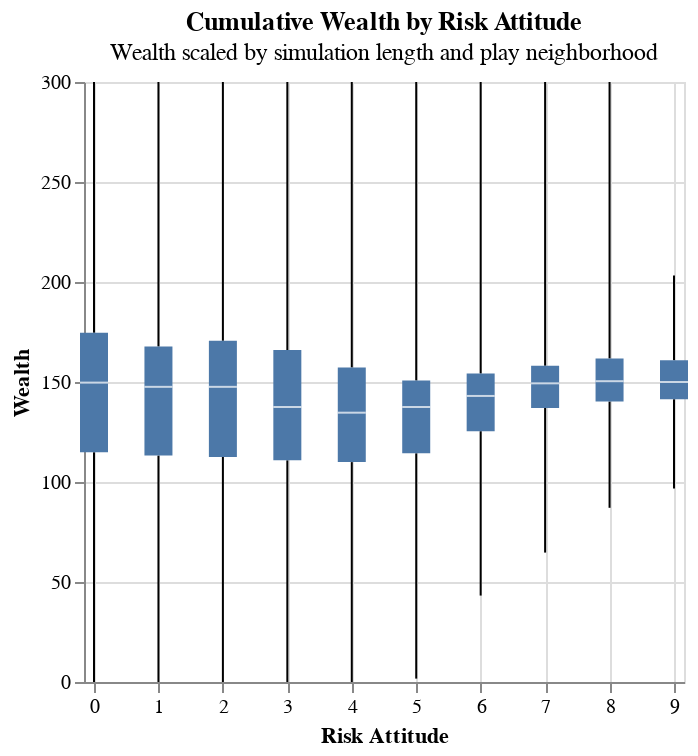

The cell this chart's notebook holds for it:
### Markdown cell above
Now plot scaled wealth distribution by risk attitude.

### Code cell
wealthchart_title = alt.TitleParams(
    "Cumulative Wealth by Risk Attitude",
    subtitle=["Wealth scaled by simulation length and play neighborhood"]
)

alt.Chart(agents_last_round_df, title=wealthchart_title).mark_boxplot(extent="min-max").encode(
    x=alt.X("risk_attitude", title="Risk Attitude").scale(domain=[0, 9]),
    y=alt.X("scaled_points", title="Wealth "),
)

### Figure 1 — Vega specification as saved in the notebook (floating-point values rounded to 4 significant figures)
{"$schema": "https://vega.github.io/schema/vega/v5.json", "data": [{"name": "source_0"}, {"name": "data_0", "values": [{"lower_box_scaled_points": 112.5, "lower_whisker_scaled_points": 0.0, "mid_box_scaled_points": 147.6, "risk_attitude": 2, "upper_box_scaled_points": 170.6, "upper_whisker_scaled_points": 300.0}, {"lower_box_scaled_points": 137.0, "lower_whisker_scaled_points": 64.71, "mid_box_scaled_points": 149.3, "risk_attitude": 7, "upper_box_scaled_points": 158.1, "upper_whisker_scaled_points": 300.0}, {"lower_box_scaled_points": 141.4, "lower_whisker_scaled_points": 96.77, "mid_box_scaled_points": 150.0, "risk_attitude": 9, "upper_box_scaled_points": 160.9, "upper_whisker_scaled_points": 203.2}, {"lower_box_scaled_points": 140.3, "lower_whisker_scaled_points": 87.1, "mid_box_scaled_points": 150.4, "risk_attitude": 8, "upper_box_scaled_points": 161.7, "upper_whisker_scaled_points": 300.0}, {"lower_box_scaled_points": 114.3, "lower_whisker_scaled_points": 1.695, "mid_box_scaled_points": 137.5, "risk_attitude": 5, "upper_box_scaled_points": 150.8, "upper_whisker_scaled_points": 300.0}, {"lower_box_scaled_points": 110.8, "lower_whisker_scaled_points": 0.0, "mid_box_scaled_points": 137.5, "risk_attitude": 3, "upper_box_scaled_points": 166.0, "upper_whisker_scaled_points": 300.0}, {"lower_box_scaled_points": 125.4, "lower_whisker_scaled_points": 43.22, "mid_box_scaled_points": 143.0, "risk_attitude": 6, "upper_box_scaled_points": 154.3, "upper_whisker_scaled_points": 300.0}, {"lower_box_scaled_points": 109.9, "lower_whisker_scaled_points": 0.0, "mid_box_scaled_points": 134.7, "risk_attitude": 4, "upper_box_scaled_points": 157.3, "upper_whisker_scaled_points": 300.0}, {"lower_box_scaled_points": 113.2, "lower_whisker_scaled_points": 0.0, "mid_box_scaled_points": 147.6, "risk_attitude": 1, "upper_box_scaled_points": 167.8, "upper_whisker_scaled_points": 300.0}, {"lower_box_scaled_points": 114.9, "lower_whisker_scaled_points": 0.0, "mid_box_scaled_points": 149.7, "risk_attitude": 0, "upper_box_scaled_points": 174.6, "upper_whisker_scaled_points": 300.0}]}, {"name": "data_1", "values": [{"lower_box_scaled_points": 112.5, "lower_whisker_scaled_points": 0.0, "mid_box_scaled_points": 147.6, "risk_attitude": 2, "upper_box_scaled_points": 170.6, "upper_whisker_scaled_points": 300.0}, {"lower_box_scaled_points": 137.0, "lower_whisker_scaled_points": 64.71, "mid_box_scaled_points": 149.3, "risk_attitude": 7, "upper_box_scaled_points": 158.1, "upper_whisker_scaled_points": 300.0}, {"lower_box_scaled_points": 141.4, "lower_whisker_scaled_points": 96.77, "mid_box_scaled_points": 150.0, "risk_attitude": 9, "upper_box_scaled_points": 160.9, "upper_whisker_scaled_points": 203.2}, {"lower_box_scaled_points": 140.3, "lower_whisker_scaled_points": 87.1, "mid_box_scaled_points": 150.4, "risk_attitude": 8, "upper_box_scaled_points": 161.7, "upper_whisker_scaled_points": 300.0}, {"lower_box_scaled_points": 114.3, "lower_whisker_scaled_points": 1.695, "mid_box_scaled_points": 137.5, "risk_attitude": 5, "upper_box_scaled_points": 150.8, "upper_whisker_scaled_points": 300.0}, {"lower_box_scaled_points": 110.8, "lower_whisker_scaled_points": 0.0, "mid_box_scaled_points": 137.5, "risk_attitude": 3, "upper_box_scaled_points": 166.0, "upper_whisker_scaled_points": 300.0}, {"lower_box_scaled_points": 125.4, "lower_whisker_scaled_points": 43.22, "mid_box_scaled_points": 143.0, "risk_attitude": 6, "upper_box_scaled_points": 154.3, "upper_whisker_scaled_points": 300.0}, {"lower_box_scaled_points": 109.9, "lower_whisker_scaled_points": 0.0, "mid_box_scaled_points": 134.7, "risk_attitude": 4, "upper_box_scaled_points": 157.3, "upper_whisker_scaled_points": 300.0}, {"lower_box_scaled_points": 113.2, "lower_whisker_scaled_points": 0.0, "mid_box_scaled_points": 147.6, "risk_attitude": 1, "upper_box_scaled_points": 167.8, "upper_whisker_scaled_points": 300.0}, {"lower_box_scaled_points": 114.9, "lower_whisker_scaled_points": 0.0, "mid_box_scaled_points": 149.7, "risk_attitude": 0, "upper_box_scaled_points": 174.6, "upper_whisker_scaled_points": 300.0}]}, {"name": "data_2", "values": [{"lower_box_scaled_points": 112.5, "lower_whisker_scaled_points": 0.0, "mid_box_scaled_points": 147.6, "risk_attitude": 2, "upper_box_scaled_points": 170.6, "upper_whisker_scaled_points": 300.0}, {"lower_box_scaled_points": 137.0, "lower_whisker_scaled_points": 64.71, "mid_box_scaled_points": 149.3, "risk_attitude": 7, "upper_box_scaled_points": 158.1, "upper_whisker_scaled_points": 300.0}, {"lower_box_scaled_points": 141.4, "lower_whisker_scaled_points": 96.77, "mid_box_scaled_points": 150.0, "risk_attitude": 9, "upper_box_scaled_points": 160.9, "upper_whisker_scaled_points": 203.2}, {"lower_box_scaled_points": 140.3, "lower_whisker_scaled_points": 87.1, "mid_box_scaled_points": 150.4, "risk_attitude": 8, "upper_box_scaled_points": 161.7, "upper_whisker_scaled_points": 300.0}, {"lower_box_scaled_points": 114.3, "lower_whisker_scaled_points": 1.695, "mid_box_scaled_points": 137.5, "risk_attitude": 5, "upper_box_scaled_points": 150.8, "upper_whisker_scaled_points": 300.0}, {"lower_box_scaled_points": 110.8, "lower_whisker_scaled_points": 0.0, "mid_box_scaled_points": 137.5, "risk_attitude": 3, "upper_box_scaled_points": 166.0, "upper_whisker_scaled_points": 300.0}, {"lower_box_scaled_points": 125.4, "lower_whisker_scaled_points": 43.22, "mid_box_scaled_points": 143.0, "risk_attitude": 6, "upper_box_scaled_points": 154.3, "upper_whisker_scaled_points": 300.0}, {"lower_box_scaled_points": 109.9, "lower_whisker_scaled_points": 0.0, "mid_box_scaled_points": 134.7, "risk_attitude": 4, "upper_box_scaled_points": 157.3, "upper_whisker_scaled_points": 300.0}, {"lower_box_scaled_points": 113.2, "lower_whisker_scaled_points": 0.0, "mid_box_scaled_points": 147.6, "risk_attitude": 1, "upper_box_scaled_points": 167.8, "upper_whisker_scaled_points": 300.0}, {"lower_box_scaled_points": 114.9, "lower_whisker_scaled_points": 0.0, "mid_box_scaled_points": 149.7, "risk_attitude": 0, "upper_box_scaled_points": 174.6, "upper_whisker_scaled_points": 300.0}]}, {"name": "data_3", "values": [{"lower_box_scaled_points": 112.5, "lower_whisker_scaled_points": 0.0, "mid_box_scaled_points": 147.6, "risk_attitude": 2, "upper_box_scaled_points": 170.6, "upper_whisker_scaled_points": 300.0}, {"lower_box_scaled_points": 137.0, "lower_whisker_scaled_points": 64.71, "mid_box_scaled_points": 149.3, "risk_attitude": 7, "upper_box_scaled_points": 158.1, "upper_whisker_scaled_points": 300.0}, {"lower_box_scaled_points": 141.4, "lower_whisker_scaled_points": 96.77, "mid_box_scaled_points": 150.0, "risk_attitude": 9, "upper_box_scaled_points": 160.9, "upper_whisker_scaled_points": 203.2}, {"lower_box_scaled_points": 140.3, "lower_whisker_scaled_points": 87.1, "mid_box_scaled_points": 150.4, "risk_attitude": 8, "upper_box_scaled_points": 161.7, "upper_whisker_scaled_points": 300.0}, {"lower_box_scaled_points": 114.3, "lower_whisker_scaled_points": 1.695, "mid_box_scaled_points": 137.5, "risk_attitude": 5, "upper_box_scaled_points": 150.8, "upper_whisker_scaled_points": 300.0}, {"lower_box_scaled_points": 110.8, "lower_whisker_scaled_points": 0.0, "mid_box_scaled_points": 137.5, "risk_attitude": 3, "upper_box_scaled_points": 166.0, "upper_whisker_scaled_points": 300.0}, {"lower_box_scaled_points": 125.4, "lower_whisker_scaled_points": 43.22, "mid_box_scaled_points": 143.0, "risk_attitude": 6, "upper_box_scaled_points": 154.3, "upper_whisker_scaled_points": 300.0}, {"lower_box_scaled_points": 109.9, "lower_whisker_scaled_points": 0.0, "mid_box_scaled_points": 134.7, "risk_attitude": 4, "upper_box_scaled_points": 157.3, "upper_whisker_scaled_points": 300.0}, {"lower_box_scaled_points": 113.2, "lower_whisker_scaled_points": 0.0, "mid_box_scaled_points": 147.6, "risk_attitude": 1, "upper_box_scaled_points": 167.8, "upper_whisker_scaled_points": 300.0}, {"lower_box_scaled_points": 114.9, "lower_whisker_scaled_points": 0.0, "mid_box_scaled_points": 149.7, "risk_attitude": 0, "upper_box_scaled_points": 174.6, "upper_whisker_scaled_points": 300.0}]}], "marks": [{"type": "rule", "name": "layer_0_marks", "from": {"data": "data_0"}, "encode": {"update": {"tooltip": {"signal": "{\"Max of Wealth \": format(datum[\"upper_whisker_scaled_points\"], \"\"), \"Q3 of Wealth \": format(datum[\"upper_box_scaled_points\"], \"\"), \"Median of Wealth \": format(datum[\"mid_box_scaled_points\"], \"\"), \"Q1 of Wealth \": format(datum[\"lower_box_scaled_points\"], \"\"), \"Min of Wealth \": format(datum[\"lower_whisker_scaled_points\"], \"\"), \"Risk Attitude\": format(datum[\"risk_attitude\"], \"\")}"}, "y2": {"field": "lower_box_scaled_points", "scale": "y"}, "stroke": {"value": "black"}, "y": {"field": "lower_whisker_scaled_points", "scale": "y"}, "x": {"field": "risk_attitude", "scale": "x"}}}, "aria": false, "style": ["rule", "boxplot-rule"]}, {"type": "rule", "name": "layer_1_marks", "from": {"data": "data_1"}, "encode": {"update": {"y2": {"field": "upper_whisker_scaled_points", "scale": "y"}, "y": {"field": "upper_box_scaled_points", "scale": "y"}, "stroke": {"value": "black"}, "tooltip": {"signal": "{\"Max of Wealth \": format(datum[\"upper_whisker_scaled_points\"], \"\"), \"Q3 of Wealth \": format(datum[\"upper_box_scaled_points\"], \"\"), \"Median of Wealth \": format(datum[\"mid_box_scaled_points\"], \"\"), \"Q1 of Wealth \": format(datum[\"lower_box_scaled_points\"], \"\"), \"Min of Wealth \": format(datum[\"lower_whisker_scaled_points\"], \"\"), \"Risk Attitude\": format(datum[\"risk_attitude\"], \"\")}"}, "x": {"field": "risk_attitude", "scale": "x"}}}, "aria": false, "style": ["rule", "boxplot-rule"]}, {"type": "rect", "name": "layer_2_marks", "from": {"data": "data_2"}, "encode": {"update": {"width": {"value": 14}, "y": {"field": "lower_box_scaled_points", "scale": "y"}, "tooltip": {"signal": "{\"Max of Wealth \": format(datum[\"upper_whisker_scaled_points\"], \"\"), \"Q3 of Wealth \": format(datum[\"upper_box_scaled_points\"], \"\"), \"Median of Wealth \": format(datum[\"mid_box_scaled_points\"], \"\"), \"Q1 of Wealth \": format(datum[\"lower_box_scaled_points\"], \"\"), \"Min of Wealth \": format(datum[\"lower_whisker_scaled_points\"], \"\"), \"Risk Attitude\": format(datum[\"risk_attitude\"], \"\")}"}, "fill": {"value": "#4c78a8"}, "y2": {"field": "upper_box_scaled_points", "scale": "y"}, "xc": {"field": "risk_attitude", "scale": "x"}}}, "style": ["bar", "boxplot-box"]}, {"type": "rect", "name": "layer_3_marks", "from": {"data": "data_3"}, "encode": {"update": {"width": {"value": 14}, "height": {"value": 1}, "xc": {"field": "risk_attitude", "scale": "x"}, "fill": [{"value": "#4c78a8", "test": "datum['lower_box_scaled_points'] >= datum['upper_box_scaled_points']"}, {"value": "white"}], "tooltip": {"signal": "{\"Max of Wealth \": format(datum[\"upper_whisker_scaled_points\"], \"\"), \"Q3 of Wealth \": format(datum[\"upper_box_scaled_points\"], \"\"), \"Median of Wealth \": format(datum[\"mid_box_scaled_points\"], \"\"), \"Q1 of Wealth \": format(datum[\"lower_box_scaled_points\"], \"\"), \"Min of Wealth \": format(datum[\"lower_whisker_scaled_points\"], \"\"), \"Risk Attitude\": format(datum[\"risk_attitude\"], \"\")}"}, "yc": {"field": "mid_box_scaled_points", "scale": "y"}, "opacity": {"value": 0.7}}}, "style": ["tick", "boxplot-median"], "aria": false}], "scales": [{"name": "x", "type": "linear", "domain": [0, 9], "range": [0, {"signal": "width"}], "zero": true, "padding": 5}, {"name": "y", "type": "linear", "domain": {"fields": [{"data": "data_0", "field": "lower_whisker_scaled_points"}, {"data": "data_0", "field": "lower_box_scaled_points"}, {"data": "data_1", "field": "upper_box_scaled_points"}, {"data": "data_1", "field": "upper_whisker_scaled_points"}, {"data": "data_2", "field": "lower_box_scaled_points"}, {"data": "data_2", "field": "upper_box_scaled_points"}, {"data": "data_3", "field": "mid_box_scaled_points"}]}, "range": [{"signal": "height"}, 0], "nice": true, "zero": true}], "axes": [{"scale": "x", "domain": false, "orient": "bottom", "maxExtent": 0, "ticks": false, "aria": false, "gridScale": "y", "zindex": 0, "grid": true, "tickCount": {"signal": "ceil(width/40)"}, "minExtent": 0, "labels": false}, {"scale": "y", "gridScale": "x", "grid": true, "tickCount": {"signal": "ceil(height/40)"}, "labels": false, "domain": false, "ticks": false, "orient": "left", "zindex": 0, "aria": false, "maxExtent": 0, "minExtent": 0}, {"scale": "x", "labelFlush": true, "grid": false, "labelOverlap": true, "tickCount": {"signal": "ceil(width/40)"}, "title": "Risk Attitude", "zindex": 0, "orient": "bottom"}, {"scale": "y", "grid": false, "labelOverlap": true, "tickCount": {"signal": "ceil(height/40)"}, "zindex": 0, "orient": "left", "title": "Wealth "}], "title": {"text": "Cumulative Wealth by Risk Attitude", "frame": "group", "subtitle": ["Wealth scaled by simulation length and play neighborhood"]}, "height": 300, "style": "cell", "background": "white", "padding": 5, "width": 300}
